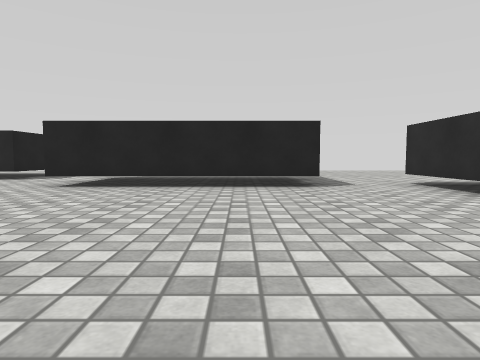
view 1 (above)

20 first-person views from a walk through a Unity game level. The camera is 0.53 m above the floor, tilts 4° down and sees 75° across. The floor is counted in squares, 1 m on a side. Each view is taken from the middle of a square. On the plan, view 1 faces up. The plan holds only what a view shows up to about 9 squares ahead; the rest is blank. The place goes on beyond the plan. The player is left out. Surface patterns are stand-ins for the level's own textures.

view 2
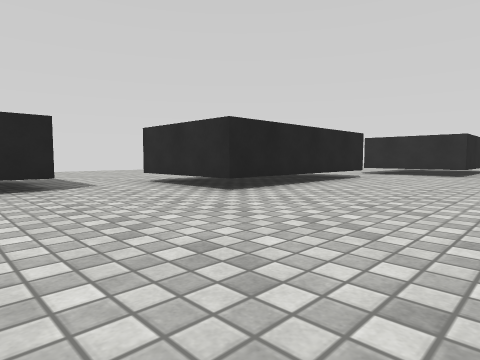

view 3
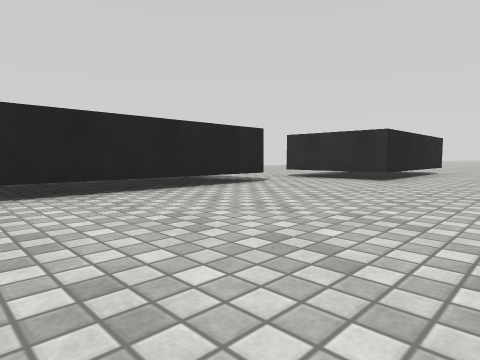

view 4
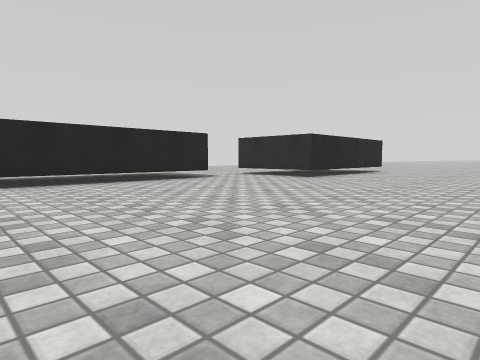

view 5
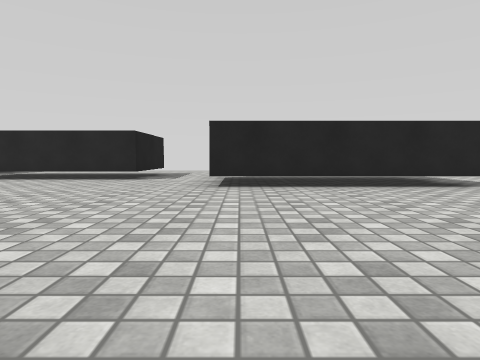

view 6
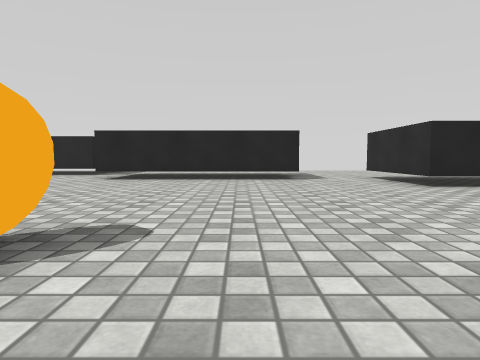

view 7
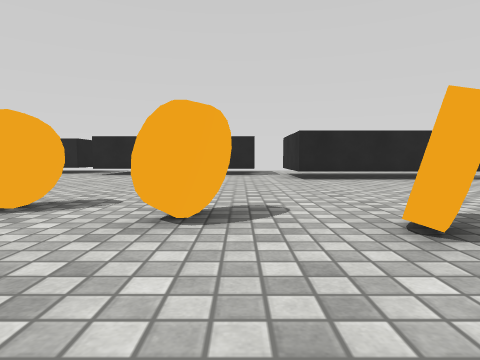

view 8
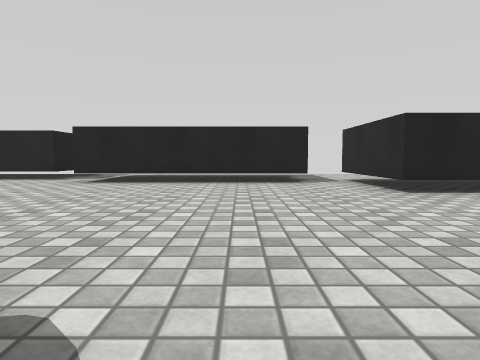

view 9
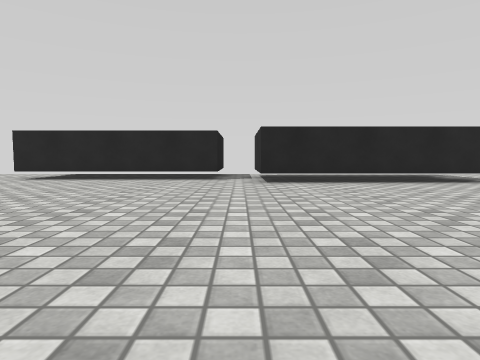

view 10
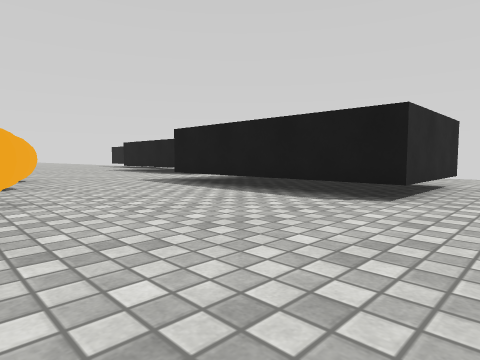

view 11
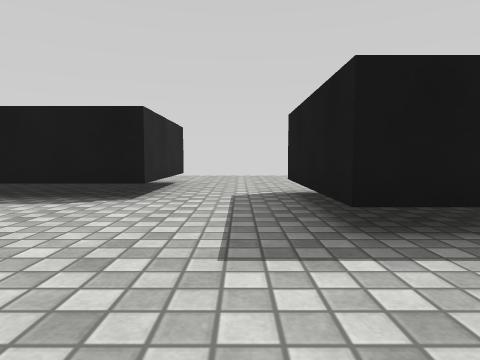

view 12
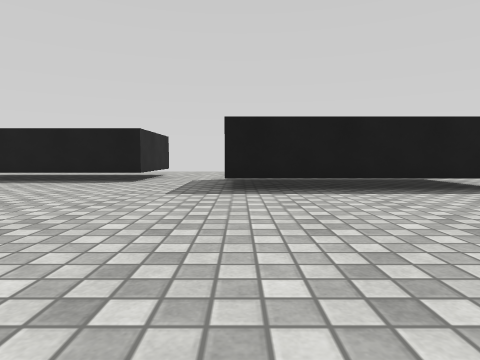

view 13
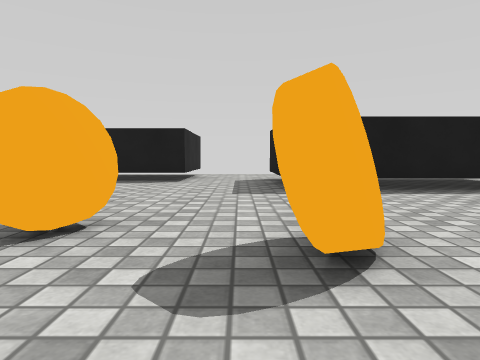

view 14
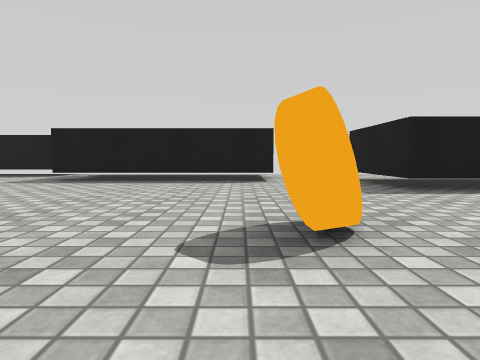

view 15
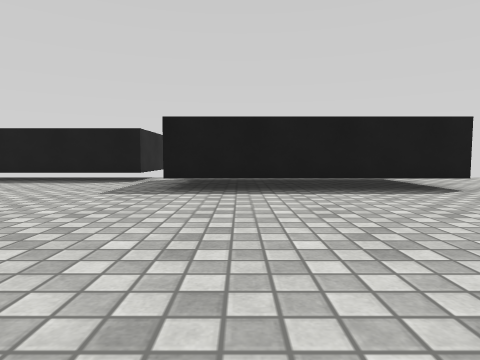

view 16
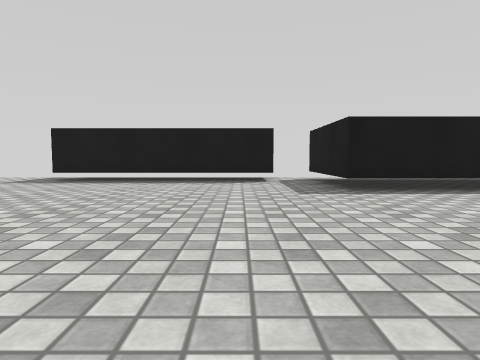

view 17
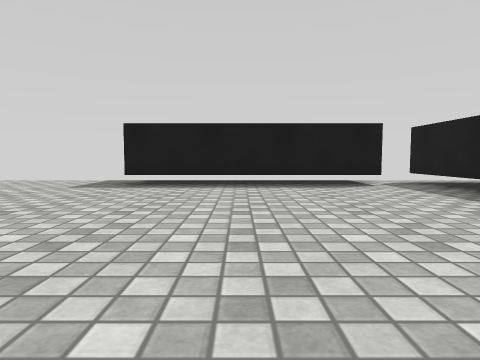

view 18
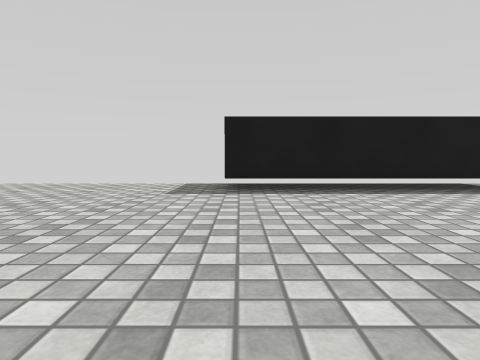

view 19
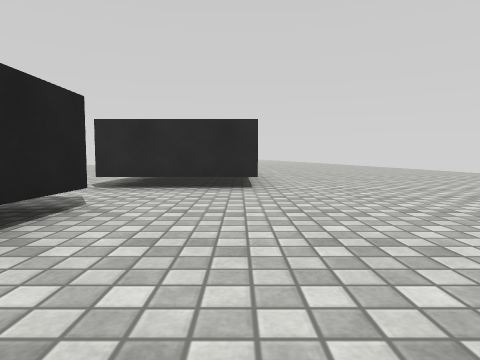

view 20
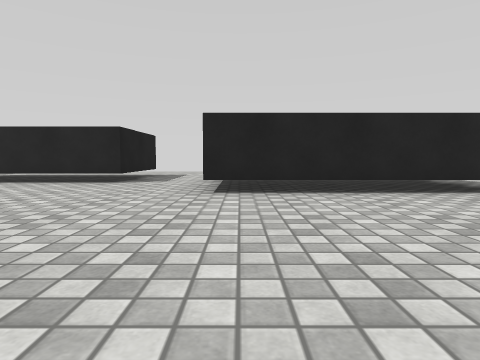

### Floor plan
Points are (right, up) in squares from view 1. A wall is a line through its corners. A room is listed if a view was taken in it or the views show most of it. See-through windows are left out.
Room 1 (views 1, 2, 3, 4, 5, 6, 7, 8, 9, 10, 11, 12, 13, 14, 15, 16, 17, 18, 19, 20)
walls: (-5.5, 7.7) (-10.5, 7.7) (-10.5, 9.4); (1.5, 5.7) (-3.5, 5.7) (-3.5, 7.4); (-8.8, -5) (-8.8, -3.1) (-3.8, -3.1) (-3.8, -6); (-2.8, -6.9) (-2.8, -5.1) (2.3, -5.1); (-11.5, 9.7) (-16.5, 9.7); (-15.8, -2.5) (-15.8, -1.1) (-10.8, -1.1) (-10.8, -3.9); (8.5, 3.7) (3.5, 3.7) (3.5, 5.4); (-17.5, 10.7) (-20.5, 10.7); (-20.5, 0.9) (-17.8, 0.9) (-17.8, -2); (11.5, 1.7) (10.4, 1.7)
ways out: opening at (-17, -2); opening at (-17, 11.5); opening at (-11, 10); opening at (-10, -4); opening at (-4.5, 8); opening at (2.5, 6); opening at (9.5, 3.5)
objects: orange coin (-14, 3); orange coin (-12, 3); orange coin (-11, 2); orange coin (-9, 2)

Where each view was taken, in squares from view 1:
view 1: 0 up, 0 right, facing up
view 2: 0 up, 0 right, facing up-right
view 3: 1 down, 3 right, facing up-right
view 4: 3 down, 3 right, facing up-right
view 5: 0 up, 3 left, facing up
view 6: 0 up, 7 left, facing up
view 7: 0 up, 12 left, facing up
view 8: 3 up, 13 left, facing up
view 9: 3 up, 17 left, facing up
view 10: 3 up, 17 left, facing down-right
view 11: 3 up, 17 left, facing down
view 12: 6 up, 18 left, facing down
view 13: 4 up, 10 left, facing down
view 14: 4 up, 8 left, facing down
view 15: 2 up, 5 left, facing down
view 16: 2 up, 2 left, facing down
view 17: 1 up, 0 right, facing down
view 18: 0 up, 2 right, facing down
view 19: 2 up, 5 right, facing right
view 20: 1 up, 3 left, facing up
